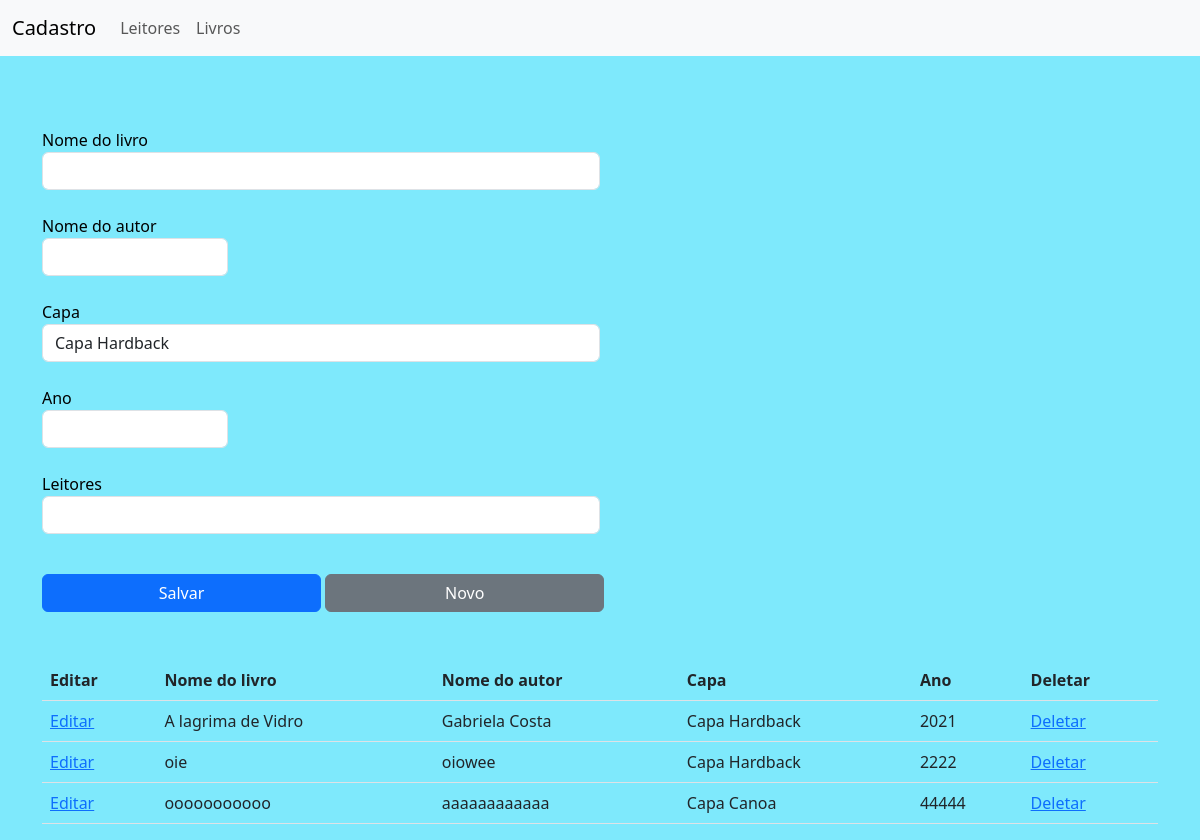
The page /livros on the database its author committed.
### tables this page shows
CREATE TABLE livros (
    id              INTEGER PRIMARY KEY,
    nome_livro           TEXT    NOT NULL,
    capa_id       INTEGER,
    nome_autor             TEXT,
    ano             INTEGER,
    /* definicao de chave estrangeira */
    FOREIGN KEY (capa_id)
    REFERENCES capas (id)
);

CREATE TABLE capas (
    id              INTEGER PRIMARY KEY,
    capa          TEXT    NOT NULL
);

### app/controllers/LivrosController.php (called while the page is built, shortened)
<?php
class LivrosController {
	function index($id = null){
		$send = [];
		$model = new Livro();
		$send['data'] = null;
		$send['lista'] = $model->all();
        $capasModel = new Capa();
        $send['capas'] = $capasModel->all();
        $usuModel = new Usuario();
        $send['usuarios'] = $usuModel->all();
		render("livros", $send);
	}
}

### app/sys/util.php (called while the page is built, shortened)
<?php
function _v($arr,$val){
	if (isset($arr[$val])){
		return $arr[$val];
	} else {
		return "";
	}
}

### app/models/Model.php (called while the page is built, shortened)
<?php
class Model {
    protected $pdo;
    protected $table = null;
    public function __construct() {
        global $pdo;
        $this->pdo = $pdo;
    }
    public function all(){
        $sql = "SELECT * FROM {$this->table}";
        $stmt = $this->pdo->prepare($sql);
        $stmt->execute();
        $list = [];
        while ($row = $stmt->fetch(\PDO::FETCH_ASSOC)) {
            array_push($list,$row);
        }
        return $list;
    }
}

### app/models/Livro.php (called while the page is built, shortened)
<?php
class Livro extends Model {
    protected $table = "livros";
    public function all(){
        $sql = "SELECT livros.*, capas.capa as capa FROM {$this->table} "
                ." LEFT JOIN capas ON capas.id = livros.capa_id ";
        $stmt = $this->pdo->prepare($sql);
        $stmt->execute();
        $list = [];
        while ($row = $stmt->fetch(\PDO::FETCH_ASSOC)) {
            array_push($list,$row);
        }
        return $list;
    }
}

### app/views/livros.php (the view, shortened to what this page needs)
<?php include 'layout-top.php' ?>
<br><br><br>
<form method='POST' action='<?=route('livros/salvar/'._v($data,"id"))?>'>
    <label class='col-md-6'>
        Nome do livro
        <input type="text" class="form-control" name="nome_livro" value="<?=_v($data,"nome_livro")?>">
    </label>
    <br>
    <label class='col-md-2'>
        Nome do autor
        <input type="text" class="form-control" name="nome_autor" value="<?=_v($data,"nome_autor")?>">
    </label>
    <br>
    <label class='col-md-6'>
        Capa
        <select name="capa_id" class="form-control">
            <?php
        foreach($capas as $capa){
            _v($data,"capa_id") == $capa['id'] ? $selected='selected' : $selected='';
            print "<option value='{$capa['id']}' $selected>{$capa['capa']}</option>";
        }
        ?>
        </select>
    </label>
    <br>
    <label class='col-md-2'>
        Ano
        <input type="text" class="form-control" name="ano" value="<?=_v($data,"ano")?>">
    </label>
    <br>
    <label class='col-md-6'>
        Leitores
        <select name="leitor_id" class="form-control">
            <option></option>
            <?php
        foreach($usuarios as $usu){
            print "<option value='{$usu['id']}'>{$usu['nome']}</option>";
        }
        ?>
        </select>
    </label>
    <br>
    <button class='btn btn-primary col-12 col-md-3 mt-3'>Salvar</button>
    <a class='btn btn-secondary col-12 col-md-3 mt-3' href="<?=route("livros")?>">Novo</a>
</form>
<br><br>
<table class='table'>
    <tr>
        <th>Editar</th>
        <th>Nome do livro</th>
        <th>Nome do autor</th>
        <th>Capa</th>
        <th>Ano</th>
        <th>Deletar</th>
    </tr>
    <?php foreach($lista as $item): ?>
    <tr>
        <td>
            <a href='<?=route("livros/index/{$item['id']}")?>'>Editar</a>
        </td>
        <td><?=$item['nome_livro']?></td>
        <td><?=$item['nome_autor']?></td>
        <td><?=$item['capa']?></td>
        <td><?=$item['ano']?></td>
        <td>
            <a href='<?=route("livros/deletar/{$item['id']}")?>'>Deletar</a>
        </td>
    </tr>
    <?php endforeach; ?>
</table>
<?php include 'layout-bottom.php' ?>

### index.php (shortened to what this page needs)
<?php
require 'app/sys/config.php';
require 'app/sys/util.php';
require 'app/models/Model.php';
$server_url = "http://".$_SERVER['SERVER_NAME'] . explode("index.php",$_SERVER['SCRIPT_NAME'])[0];
function route($route){
	global $server_url;
	return $server_url.$route;
}
function assets($route){
	global $server_url;
	return $server_url."public/".$route;
}
function render($name, $send=array()){
	if (file_exists("app/views/$name.php")){
		extract($send, EXTR_PREFIX_SAME, "wddx");
		include "app/views/$name.php";
	}
}
$local = str_replace("index.php","", $_SERVER["SCRIPT_NAME"]);
$parts = str_replace($local,"", $_SERVER["REQUEST_URI"]);
$parts = trim(str_replace("index.php","", $parts),"/");
if ($parts != ""){
	$parts = explode("/", $parts );
} else {
	$parts = array();
}
if (_v($parts,1) != ""){
	$metodo = $parts[1];
} else {
	$metodo = "index";
}
$controller = new $class();
$params_to_controller = array();
$r = new ReflectionMethod( $controller, $metodo );
$params = $r->getParameters();
if ( !empty( $params ) ) {
	foreach ( $params as $param ) {
		$obj = null;
		array_push($params_to_controller, $obj);
	}
}
call_user_func_array(array($controller, $metodo), $params_to_controller);

### app/views/layout-top.php (shortened to what this page needs)
<!DOCTYPE html>
<html lang="pt-br">
<head>
    <link rel="stylesheet" href="<?=assets('bootstrap/css/bootstrap.min.css')?>" />
    <link rel="stylesheet" href="<?=assets('css/estilo.css')?>" />
</head>
<body>
    <nav class="navbar navbar-expand-lg bg-body-tertiary">
        <div class="container-fluid">
            <a class="navbar-brand" href="<?=route('')?>">Cadastro</a>
            <div class="collapse navbar-collapse" id="navbarNav">
                <ul class="navbar-nav">
                    <li class="nav-item">
                        <a class="nav-link" href="<?=route('usuarios')?>">Leitores</a>
                    </li>
                    <li class="nav-item">
                        <a class="nav-link" href="<?=route('livros')?>">Livros</a>
                    </li>
                </ul>
            </div>
        </div>
    </nav>
    <div class="container">

### app/views/layout-bottom.php
</div>
</body>
</html>

### public/css/estilo.css (style rules this page uses)
body { padding:0px; margin:0px; color:rgb(0, 0, 0); background: rgb(126, 233, 252); font-weight: 500; }
label { display:block; }

### rows shown on the page
livros: nome_livro "A lagrima de Vidro", nome_autor "Gabriela Costa", capa.capa "Capa Hardback", ano "2021"
livros: nome_livro "oie", nome_autor "oiowee", capa.capa "Capa Hardback", ano "2222"
livros: nome_livro "ooooooooooo", nome_autor "aaaaaaaaaaaa", capa.capa "Capa Canoa", ano "44444"

### other values the page prints
form field capa_id "Capa Hardback"
